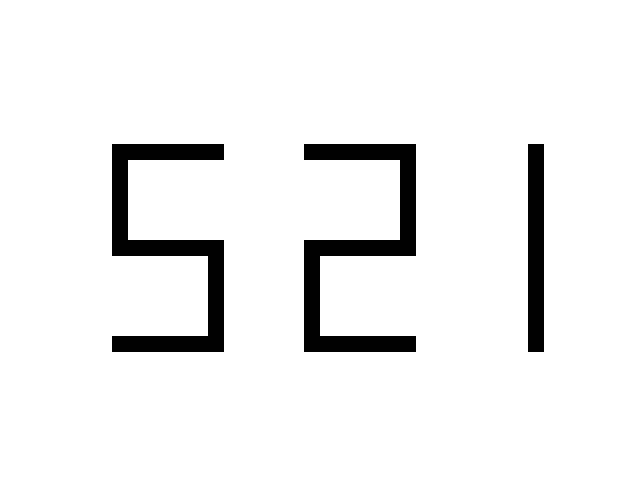

Tiled map render using the project's own tile images. Description and the whole map definition, tile-layer contents included, below:
An orthogonal 40x30 tile map with 16x16 px tiles, 1 tile layer (块层 1).

<map version="1.0" orientation="orthogonal" renderorder="right-down" width="40" height="30" tilewidth="16" tileheight="16" backgroundcolor="#ffffff" nextobjectid="1">
 <tileset firstgid="1" name="block" tilewidth="16" tileheight="16" tilecount="1">
  <image source="block.png" width="16" height="16" />
 </tileset>
 <layer name="块层 1" width="40" height="30">
  <data encoding="csv">
0,0,0,0,0,0,0,0,0,0,0,0,0,0,0,0,0,0,0,0,0,0,0,0,0,0,0,0,0,0,0,0,0,0,0,0,0,0,0,0,
0,0,0,0,0,0,0,0,0,0,0,0,0,0,0,0,0,0,0,0,0,0,0,0,0,0,0,0,0,0,0,0,0,0,0,0,0,0,0,0,
0,0,0,0,0,0,0,0,0,0,0,0,0,0,0,0,0,0,0,0,0,0,0,0,0,0,0,0,0,0,0,0,0,0,0,0,0,0,0,0,
0,0,0,0,0,0,0,0,0,0,0,0,0,0,0,0,0,0,0,0,0,0,0,0,0,0,0,0,0,0,0,0,0,0,0,0,0,0,0,0,
0,0,0,0,0,0,0,0,0,0,0,0,0,0,0,0,0,0,0,0,0,0,0,0,0,0,0,0,0,0,0,0,0,0,0,0,0,0,0,0,
0,0,0,0,0,0,0,0,0,0,0,0,0,0,0,0,0,0,0,0,0,0,0,0,0,0,0,0,0,0,0,0,0,0,0,0,0,0,0,0,
0,0,0,0,0,0,0,0,0,0,0,0,0,0,0,0,0,0,0,0,0,0,0,0,0,0,0,0,0,0,0,0,0,0,0,0,0,0,0,0,
0,0,0,0,0,0,0,0,0,0,0,0,0,0,0,0,0,0,0,0,0,0,0,0,0,0,0,0,0,0,0,0,0,0,0,0,0,0,0,0,
0,0,0,0,0,0,0,0,0,0,0,0,0,0,0,0,0,0,0,0,0,0,0,0,0,0,0,0,0,0,0,0,0,0,0,0,0,0,0,0,
0,0,0,0,0,0,0,1,1,1,1,1,1,1,0,0,0,0,0,1,1,1,1,1,1,1,0,0,0,0,0,0,0,1,0,0,0,0,0,0,
0,0,0,0,0,0,0,1,0,0,0,0,0,0,0,0,0,0,0,0,0,0,0,0,0,1,0,0,0,0,0,0,0,1,0,0,0,0,0,0,
0,0,0,0,0,0,0,1,0,0,0,0,0,0,0,0,0,0,0,0,0,0,0,0,0,1,0,0,0,0,0,0,0,1,0,0,0,0,0,0,
0,0,0,0,0,0,0,1,0,0,0,0,0,0,0,0,0,0,0,0,0,0,0,0,0,1,0,0,0,0,0,0,0,1,0,0,0,0,0,0,
0,0,0,0,0,0,0,1,0,0,0,0,0,0,0,0,0,0,0,0,0,0,0,0,0,1,0,0,0,0,0,0,0,1,0,0,0,0,0,0,
0,0,0,0,0,0,0,1,0,0,0,0,0,0,0,0,0,0,0,0,0,0,0,0,0,1,0,0,0,0,0,0,0,1,0,0,0,0,0,0,
0,0,0,0,0,0,0,1,1,1,1,1,1,1,0,0,0,0,0,1,1,1,1,1,1,1,0,0,0,0,0,0,0,1,0,0,0,0,0,0,
0,0,0,0,0,0,0,0,0,0,0,0,0,1,0,0,0,0,0,1,0,0,0,0,0,0,0,0,0,0,0,0,0,1,0,0,0,0,0,0,
0,0,0,0,0,0,0,0,0,0,0,0,0,1,0,0,0,0,0,1,0,0,0,0,0,0,0,0,0,0,0,0,0,1,0,0,0,0,0,0,
0,0,0,0,0,0,0,0,0,0,0,0,0,1,0,0,0,0,0,1,0,0,0,0,0,0,0,0,0,0,0,0,0,1,0,0,0,0,0,0,
0,0,0,0,0,0,0,0,0,0,0,0,0,1,0,0,0,0,0,1,0,0,0,0,0,0,0,0,0,0,0,0,0,1,0,0,0,0,0,0,
0,0,0,0,0,0,0,0,0,0,0,0,0,1,0,0,0,0,0,1,0,0,0,0,0,0,0,0,0,0,0,0,0,1,0,0,0,0,0,0,
0,0,0,0,0,0,0,1,1,1,1,1,1,1,0,0,0,0,0,1,1,1,1,1,1,1,0,0,0,0,0,0,0,1,0,0,0,0,0,0,
0,0,0,0,0,0,0,0,0,0,0,0,0,0,0,0,0,0,0,0,0,0,0,0,0,0,0,0,0,0,0,0,0,0,0,0,0,0,0,0,
0,0,0,0,0,0,0,0,0,0,0,0,0,0,0,0,0,0,0,0,0,0,0,0,0,0,0,0,0,0,0,0,0,0,0,0,0,0,0,0,
0,0,0,0,0,0,0,0,0,0,0,0,0,0,0,0,0,0,0,0,0,0,0,0,0,0,0,0,0,0,0,0,0,0,0,0,0,0,0,0,
0,0,0,0,0,0,0,0,0,0,0,0,0,0,0,0,0,0,0,0,0,0,0,0,0,0,0,0,0,0,0,0,0,0,0,0,0,0,0,0,
0,0,0,0,0,0,0,0,0,0,0,0,0,0,0,0,0,0,0,0,0,0,0,0,0,0,0,0,0,0,0,0,0,0,0,0,0,0,0,0,
0,0,0,0,0,0,0,0,0,0,0,0,0,0,0,0,0,0,0,0,0,0,0,0,0,0,0,0,0,0,0,0,0,0,0,0,0,0,0,0,
0,0,0,0,0,0,0,0,0,0,0,0,0,0,0,0,0,0,0,0,0,0,0,0,0,0,0,0,0,0,0,0,0,0,0,0,0,0,0,0,
0,0,0,0,0,0,0,0,0,0,0,0,0,0,0,0,0,0,0,0,0,0,0,0,0,0,0,0,0,0,0,0,0,0,0,0,0,0,0,0
</data>
 </layer>
</map>
